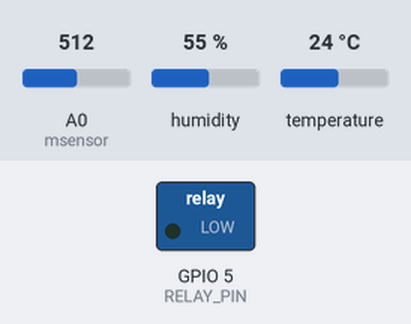
Simulated run of this sketch. Board: ESP8266 (NodeMCU). Parts: switched loads named in the sketch (green lamp = pin HIGH). The inputs (shaded band) are chosen by the test bench; at power-on: A0 (msensor) = 512, humidity 55 %, temperature 24 °C. WiFi joins after 1.5 s; servers stay silent unless stated; network time is answered at once with the bench clock; the local clock reads 2024-03-15 10:24:30 at power-on unless the sketch sets it; what the sketch prints to the serial monitor is not drawn.

Above: at 0.1 s.
At 2.2 s:
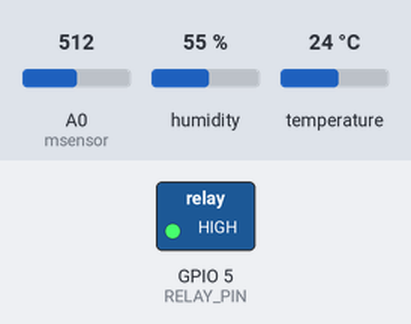
Timing chart, 0 to 3.7 s (numbered marks = the images above):
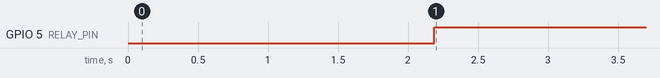

Measured:
- by itself, GPIO 5 (RELAY_PIN): LOW → HIGH at 2.2 s

The sketch:

Arduino_file.ino
```cpp
#include <Arduino.h>
#include <ESP8266WiFi.h>
#include <Firebase_ESP_Client.h>
#include <Wire.h>
#include "DHT.h"
#define DHTPIN 4
#define DHTTYPE DHT22
#include <NTPClient.h>
#include <WiFiUdp.h>

// The token generation process info.
#include "addons/TokenHelper.h"
#include "addons/RTDBHelper.h"

#define WIFI_SSID "Keplar"
#define WIFI_PASSWORD "Eee112233445566!"

//Firebase project API Key
#define API_KEY "AIzaSyAxXxNbwREcwsyqgp9jWCjuQ9RZzoYAH8g"

#define USER_EMAIL "mohanad.elagan1@gmail.com"
#define USER_PASSWORD "112233445566"

// RTDB URLefine the RTDB URL
#define DATABASE_URL "https://group315-ccca6-default-rtdb.europe-west1.firebasedatabase.app/"

// Firebase objects
FirebaseData fbdo;
FirebaseAuth auth;
FirebaseConfig config;

int msensor = A0;
int msvalue = 0;
const int RELAY_PIN = 5;
// Variable to save USER UID
String uid;

// Database main path
String databasePath;
// Database child nodes
String tempPath = "/temperature";
String humPath = "/humidity";
String moisPath = "/pressure";
String timePath = "/timestamp";

// Parent Node (to be updated in every loop)
String parentPath;

FirebaseJson json;

// Define NTP Client to get time
WiFiUDP ntpUDP;
NTPClient timeClient(ntpUDP, "pool.ntp.org");

// Variable to save current epoch time
int timestamp;

float temperature;
float humidity;
float pressure;
// Timer variables
unsigned long sendDataPrevMillis = 0;
unsigned long timerDelay = 10000;

void initWiFi() {
  WiFi.begin(WIFI_SSID, WIFI_PASSWORD);
  Serial.print("Connecting to WiFi ..");
  while (WiFi.status() != WL_CONNECTED) {
    Serial.print('.');
    delay(1000);
  }
  Serial.println(WiFi.localIP());
  Serial.println();
}

// Function that gets current epoch time
unsigned long getTime() {
  timeClient.update();
  unsigned long now = timeClient.getEpochTime();
  return now;
}
DHT dht(DHTPIN, DHTTYPE);

void setup(){
  Serial.begin(115200);
  dht.begin();
 pinMode(msensor, INPUT);
 pinMode(RELAY_PIN, OUTPUT);
  initWiFi();
  timeClient.begin();

  config.api_key = API_KEY;

  auth.user.email = USER_EMAIL;
  auth.user.password = USER_PASSWORD;

  config.database_url = DATABASE_URL;

  Firebase.reconnectWiFi(true);
  fbdo.setResponseSize(4096);

  config.token_status_callback = tokenStatusCallback;

  // The maximum retry of token generation
  config.max_token_generation_retry = 5;

  // The library with the Firebase authen and config
  Firebase.begin(&config, &auth);

  Serial.println("Getting User UID");
  while ((auth.token.uid) == "") {
    Serial.print('.');
    delay(1000);
  }
  uid = auth.token.uid.c_str();
  Serial.print("User UID: ");
  Serial.println(uid);

  // Update database path
  databasePath = "/UsersData/" + uid + "/readings";
}

void loop(){

  // Send new readings to database
  if (Firebase.ready() && (millis() - sendDataPrevMillis > timerDelay || sendDataPrevMillis == 0)){
    sendDataPrevMillis = millis();

    //Get current timestamp
    timestamp = getTime();
    Serial.print ("time: ");
    Serial.println (timestamp);

    parentPath= databasePath + "/" + String(timestamp);

    json.set(tempPath.c_str(), String(dht.readTemperature()));
    json.set(humPath.c_str(), String(dht.readHumidity()));
    json.set(moisPath.c_str(), String(analogRead(pressure)));
    json.set(timePath, String(timestamp));
    Serial.printf("Set json... %s\n", Firebase.RTDB.setJSON(&fbdo, parentPath.c_str(), &json) ? "ok" : fbdo.errorReason().c_str());
  }
msvalue = analogRead(msensor);

    if(msvalue > 420){
  digitalWrite(RELAY_PIN, HIGH);  // turn off pump 5 seconds
  delay(500);
    }
  else{
  digitalWrite(RELAY_PIN, LOW); // turn on pump 5 seconds
  delay(500);
    }
}
```
